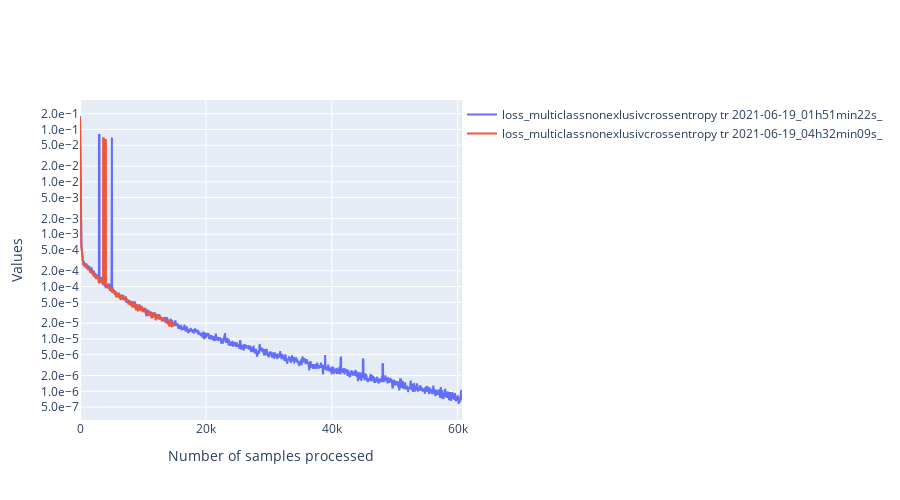

This figure's notebook cell:
### Code cell
import ipywidgets as widgets
class PersoToggleButton(widgets.ToggleButton):
    def __init__(self,name=None,*args,**kargs):
        super(PersoToggleButton, self).__init__(*args,**kargs)
        self.name = name

compute_width = lambda value:f"{max(len(str(value)) * 12, 60) + 20}px"
list_vertical_widgets = []
dico_changing_widgets_metadata = {}
list_changing_widgets_metrics = []
list_changing_widgets_tr_valid = []
# Widgets for the metadata ------------------------------------------------------------------
label_metadata_filter = "Metadata"
llocalvertwidgets = []
dico_changing_widgets_reorganized = {"metadata":{},"metrics":{},"mode":{}}
for metadata_name in df.columns:

    if metadata_name == "folder_id":
        continue
    possible_values = df[metadata_name].unique()
    label = widgets.Label(metadata_name)
    dico_changing_widgets_reorganized["metadata"][metadata_name] = {str(value):PersoToggleButton(
        value=True,
        description=str(value),
        disabled=False,
        button_style='', # 'success', 'info', 'warning', 'danger' or ''
        tooltip='',
        icon='check',
        layout = widgets.Layout(width = compute_width(value), margin='0px 0px 0px 0px'),
        name="metadata|"+metadata_name
    ) for value in possible_values}

    possibilities = list(dico_changing_widgets_reorganized["metadata"][metadata_name].values())
    dico_changing_widgets_metadata[metadata_name] = possibilities
    box = widgets.HBox(layout=widgets.Layout(width='100%',display='inline-flex',flex_flow='row wrap'),width='100%')
    box.overflow_x = 'auto'
    box.children = [label]+possibilities
    llocalvertwidgets.append(box)

box = widgets.VBox(width='100%')
box.children = llocalvertwidgets
list_vertical_widgets.append(box)
# Widgets to select metrics ---------------------------------------------------------------
label_metrics_filter = "Metrics"
dico_changing_widgets_reorganized["metrics"] = {str(metric_name):PersoToggleButton(
        value=True,
        description=metric_name,
        disabled=False,
        button_style='', # 'success', 'info', 'warning', 'danger' or ''
        tooltip='',
        icon='check',
        layout = widgets.Layout(width = compute_width(metric_name), margin='0px 0px 0px 0px'),
        name="metrics"
    )
    for metric_name in available_metrics}
possibilities = list(dico_changing_widgets_reorganized["metrics"].values())
list_changing_widgets_metrics = possibilities
box = widgets.HBox(layout=widgets.Layout(width='100%',display='inline-flex',flex_flow='row wrap'),width='100%')
box.overflow_x = 'auto'
box.children = possibilities
list_vertical_widgets.append(box)

# widgets to select tr or valid ----------------------------------------------------------
label_tr_valid_filter = "Mode_of_training"
possibilities = [PersoToggleButton(
        value=True,
        description=mode,
        disabled=False,
        button_style='', # 'success', 'info', 'warning', 'danger' or ''
        tooltip='',
        icon='check',
        layout = widgets.Layout(width = compute_width(mode), margin='0px 0px 0px 0px'),
        name="mode"
    )
    for mode in ["tr","valid"]]
list_changing_widgets_tr_valid = possibilities
box = widgets.HBox(layout=widgets.Layout(width='100%',display='inline-flex',flex_flow='row wrap'),width='100%')
box.overflow_x = 'auto'
box.children = possibilities
list_vertical_widgets.append(box)

titles = ["Metadata", "Metrics","Mode_of_training"]
l = []
for item,title in zip(list_vertical_widgets,titles):
    accordion = widgets.Accordion(children=[item],titles=(title,))
    accordion.set_title(0,title)
    accordion.selected_index = 0
    l.append(accordion)
# widget for moving average
moving_average = widgets.IntText(
    value=100,
    description='mean_window',
    disabled=False
)
# widget to toggle log scale for the y axis
y_log_scale = widgets.ToggleButton(
        value=True,
        description="logy",
        disabled=False,
        button_style='', # 'success', 'info', 'warning', 'danger' or ''
        tooltip='',
        icon='check',
        layout = widgets.Layout(width = compute_width("logy"), margin='0px 0px 0px 0px')
    )

global_box = widgets.VBox(l+[moving_average,y_log_scale])

# Handlers --------------------------------------------------------------------------------------
from IPython.display import display,clear_output
import plotly.graph_objects as go
import main.src.analysis.tools as tls
def filter_metadata():
    global states
    # Extract informations from widgets to build a query for the dataframe
    list_sub_requests_1 = []
    for metadata_name,dico_metadata in states["metadata"].items():
        list_sub_requests_2 = []
        for name,state in dico_metadata.items():
            if state is True:
                type_data = type(df[metadata_name][0])
                if type_data is str:
                    name = f"\"{name}\""
                list_sub_requests_2.append(f"({metadata_name} == {name})")
        if len(list_sub_requests_2) > 0:
            poss = r" or ".join(list_sub_requests_2)
            list_sub_requests_1.append(f"({poss})")
    filtered_dataframe = df
    if len(list_sub_requests_1) > 0:
        query = r" or ".join(list_sub_requests_1)
        # Apply the query to the dataframe
        filtered_dataframe = df.query(query)
    list_runs = filtered_dataframe["folder_id"].unique()
    return list_runs,filtered_dataframe
def filter_metrics(runs):
    global states
    new_dico = {}
    for f,dico in dico_metrics.items():
        if f not in runs:
            continue
        new_dico[f] = {}
        for metric_name,list_values in dico.items():
            if states["metrics"][metric_name] is True:
                new_dico[f][metric_name] = list_values
    return new_dico
def actualize_available_possibilities(dico_vals,filtered_dataframe):
    global states, dico_changing_widgets_metadata
    for column in filtered_dataframe.columns[1:]:
        values_available = filtered_dataframe[column].unique()
        for value in df[column].unique():
            w = dico_changing_widgets_reorganized["metadata"][column][str(value)]
            if value not in values_available:
                w.disabled = True
            else:
                w.disabled = False
def plot(dico_vals,filtered_dataframe):
    global states
    import numpy as np
    list_scatters = []
    import matplotlib.pyplot as plt
    plt.clf()
    for run,dico_metrics in dico_vals.items():
        line_dataframe = filtered_dataframe[filtered_dataframe["folder_id"] == run]
        batch_size_tr = line_dataframe["tr_batch_size"].values[0]
        batch_size_valid = line_dataframe["valid_batch_size"].values[0]
        for metric_name,metric_values in dico_metrics.items():
            if metric_name == "loss":
                metric_name = "loss_"+filtered_dataframe[filtered_dataframe["folder_id"] == run]["loss"].values[0]
                access_name = "_loss"
            else:
                access_name = "_values"
            global states
            for mode,state in states["mode"].items():
                if state is False:
                    continue
                batch_size = batch_size_tr if mode == "tr" else batch_size_valid
                window = int(moving_average.value/batch_size)
                if "loss" in metric_name:
                    access_name = "attr_"+mode+access_name
                else:
                    access_name = mode + access_name
                v = np.array(tls.moving_mean(np.array(metric_values[access_name]),window=window))
                x = np.arange(0,v.shape[0]) * batch_size
                x = pd.Series(x)
                v = pd.Series(v)
                graph = go.Scatter(x=x,y=v,mode='lines',name=f"{metric_name} {mode} {run}",
                                   hovertemplate='Sample n°: %{x}'+f'<br>{metric_name} {mode}<br>{run}:'+' %{y}')
                list_scatters.append(graph)
    fig = go.Figure(
        data=list_scatters,
        layout=go.Layout(
            title=go.layout.Title(text=""),
            xaxis_title="Number of samples processed",
            yaxis_title="Values",
            legend=dict(
                orientation="h",
                y=1,
                x=1
            ),
            yaxis={'tickformat':'.1e',},
            width=900,
            height = 500
        ),
    )
    if states["others"]["logy"] is True:
        fig.update_yaxes(type="log")
    clear_output()
    display(global_box)
    fig.show()
states = {"others":{"mean_window":moving_average.value,"logy":False},
          "mode":{"tr":False,"valid":False},
          "metrics":{k:False for k in available_metrics},
          "metadata":{k:{
              k1:False for k1 in df[k].unique()
          } for k in df.columns}
          }
def handler(v):
    print(v)
    if v["name"] == "disabled":
        return
    global states
    try:
        name = "others"
        try:
            name = v["owner"].name
        except:
            pass
        name = name.split("|")
        print(name)
        try:
            new_val = not(v["new"]["value"])
        except:
            new_val = not(v["new"])
    except Exception as e:
        print(e)
        print(v)
        return
    print(v,name)
    if len(name) == 2:
        states[name[0]][name[1]][v["owner"].description] = not(states[name[0]][name[1]][v["owner"].description])
    else:
        states[name[0]][v["owner"].description] = not(states[name[0]][v["owner"].description])
    runs,filtered_dataframe = filter_metadata()
    dico_vals = filter_metrics(runs)
    plot(dico_vals,filtered_dataframe)
    actualize_available_possibilities(dico_vals,filtered_dataframe)

for name,liste_w in dico_changing_widgets_metadata.items():
    for w in liste_w:
        w.observe(handler)
for w in list_changing_widgets_metrics:
    w.observe(handler)
list_changing_widgets_metrics[-1].value = True
for w in list_changing_widgets_tr_valid:
    w.observe(handler)
for w in [moving_average,y_log_scale]:
    w.observe(handler)
global_box

### Figure 1 — Plotly figure (JSON) as saved in the notebook; plotly's stock layout.template omitted (floating-point values rounded to 4 significant figures; data arrays with more than 128 entries replaced by an {"elided": "..."} marker saying what was removed)
{"data": [{"hovertemplate": "Sample n°: %{x}<br>loss_multiclassnonexlusivcrossentropy tr<br>2021-06-19_01h51min22s_: %{y}", "mode": "lines", "name": "loss_multiclassnonexlusivcrossentropy tr 2021-06-19_01h51min22s_", "type": "scatter", "x": {"elided": "6070 int values"}, "y": {"elided": "6070 float values"}}, {"hovertemplate": "Sample n°: %{x}<br>loss_multiclassnonexlusivcrossentropy tr<br>2021-06-19_04h32min09s_: %{y}", "mode": "lines", "name": "loss_multiclassnonexlusivcrossentropy tr 2021-06-19_04h32min09s_", "type": "scatter", "x": {"elided": "1490 int values"}, "y": {"elided": "1490 float values"}}], "layout": {"height": 500, "legend": {"orientation": "h", "x": 1, "y": 1}, "title": {"text": ""}, "width": 900, "xaxis": {"title": {"text": "Number of samples processed"}}, "yaxis": {"tickformat": ".1e", "title": {"text": "Values"}, "type": "log"}}}
